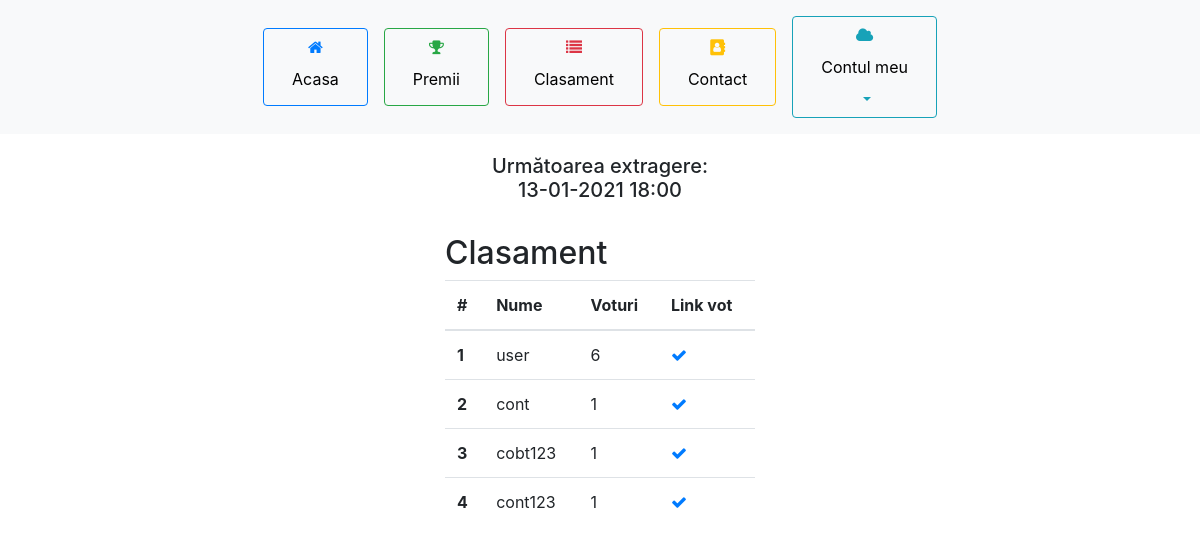
The app's page /sistem_vot/clasament.php with its own data.
### tables this page shows
CREATE TABLE `useri` (
  `id` int(11) NOT NULL,
  `user` varchar(50) NOT NULL,
  `parola` varchar(255) NOT NULL,
  `timpul_crearii` datetime DEFAULT current_timestamp()
);

### sistem_vot/config/meniu.php (called while the page is built)
<?php
$meniu = array(
        '1' => array('Acasa', 'index.php', 'fa fa-home', 'primary'),
        '2' => array('Premii', 'premii.php', 'fa fa-trophy', 'success'),
        '3' => array('Clasament', 'clasament.php', 'fa fa-list', 'danger'),
        '4' => array('Contact', 'contact.php', 'fa fa-address-book', 'warning'),
        '5' => array('Contul meu', '', 'fa fa-cloud', 'info'),
    );
?>

### sistem_vot/config/voturi.php (called while the page is built, shortened)
<?php
$urmatoarea_extragere="13-01-2021 18:00";
?>

### sistem_vot/clasament.php (the view, shortened to what this page needs)
<?php
require_once "config/conexiune-bd.php";
include 'functii.php';
include 'config/voturi.php';
$sql = "SELECT * FROM useri";
if ($stmt = mysqli_prepare($link, $sql)) {
    if (mysqli_stmt_execute($stmt)) {
        $result = $stmt->get_result();
        if ($result->num_rows > 0) {
            $voturi = array();
            while ($row = $result->fetch_assoc()) {
                $id = $row['id'];
                $user = $row['user'];
                $sql2 = "SELECT * FROM voturi WHERE user_id = ?";
                if ($stmt2 = mysqli_prepare($link, $sql2)) {
                    mysqli_stmt_bind_param($stmt2, "d", $id);
                    if (mysqli_stmt_execute($stmt2)) {
                        $result2 = $stmt2->get_result();
                        $nrVoturi = $result2->num_rows;
                    }
                }
                $vot = array('id' => $id, 'user' => $user, 'nrVoturi' => $nrVoturi);
                array_push($voturi, $vot);
            }
            $sortArray = array();
            foreach ($voturi as $vot) {
                foreach ($vot as $key => $value) {
                    if (!isset($sortArray[$key])) {
                        $sortArray[$key] = array();
                    }
                    $sortArray[$key][] = $value;
                }
            }
            $orderBy="nrVoturi";
            array_multisort($sortArray[$orderBy], SORT_DESC, $voturi);
        }
    }
}
?>
<!DOCTYPE html>
<html lang="ro">
<?php head("Clasament"); ?>
<body>
    <header>
        <?php meniu(); ?>
    </header>
<div class="d-flex justify-content-center">
<div class="wMic">
    <div class="wrapper">
        <h5 style="text-align:center;">Urm&#259;toarea extragere: <br><?php echo $urmatoarea_extragere; ?> </h5>
        <br>
        <h2>Clasament</h2>
<table class="table">
  <thead>
    <tr>
      <th scope="col">#</th>
      <th scope="col">Nume</th>
      <th scope="col">Voturi</th>
      <th scope="col">Link vot</th>
    </tr>
  </thead>
  <tbody>
<?php
$dir = substr($_SERVER['SCRIPT_NAME'],0,-13);
$votez = (!empty($_SERVER['HTTPS']) ? 'https' : 'http') . '://' . $_SERVER['HTTP_HOST'] . $dir . 'votez.php';
$i=1;
foreach ($voturi as $vot)
            {
                echo "<tr>
                        <th scope=row>".$i++."</th>
                        <td>".$vot['user']."</td>
                        <td>".$vot['nrVoturi']."</td>
                        <td><a href=".$votez."?id=".$vot['id']."><i class='fa fa-check'></i></a></td>
                    </tr>";
            }
            ?>
  </tbody>
</table>
    </div>
</div>
</div>
</body>
</html>

### sistem_vot/functii.php (shortened to what this page needs)
<?php
function head($titlu){
    echo '<head>
    <meta charset="UTF-8">
    <title>'.$titlu.'</title>
    <link rel="stylesheet" href="https://maxcdn.bootstrapcdn.com/bootstrap/4.5.2/css/bootstrap.min.css">
    <link rel="stylesheet" href="https://cdnjs.cloudflare.com/ajax/libs/font-awesome/4.7.0/css/font-awesome.min.css">
    <link rel="stylesheet" href="css/style.css">
    <script src="https://ajax.googleapis.com/ajax/libs/jquery/3.5.1/jquery.min.js"></script>
    <script src="https://cdnjs.cloudflare.com/ajax/libs/popper.js/1.16.0/umd/popper.min.js"></script>
    <script src="https://maxcdn.bootstrapcdn.com/bootstrap/4.5.2/js/bootstrap.min.js"></script>
    </head>';
}
function meniu()
{
    require_once 'config/meniu.php';
    $nr_meniuri = count($meniu);
    echo '<nav class="navbar navbar-expand-lg navbar-light bg-light">
                <div class="d-flex justify-content-center collapse navbar-collapse">
      ';
    for ($i = 1; $i <= $nr_meniuri; $i++) {
        if ($meniu[$i][0]=='Contul meu') {
            echo "
        <div class='d-inline-flex p-2 btn-group'>
            <button type='button' id='dropdownMenuButton' class='btn btn-outline-" . $meniu[$i][3] . " dropdown-toggle' data-toggle='dropdown'>
                <i class='" . $meniu[$i][2] . "'></i><a class='nav-link'>" . $meniu[$i][0] . "</a>
            </buton>
";
        echo "
        </div>
        ";
        } else
        echo "
        <div class='d-inline-flex p-2'>
            <button onclick=\"window.location.href='" . $meniu[$i][1] . "'\" type='button' class='btn btn-outline-" . $meniu[$i][3] . "'>
                <i class='" . $meniu[$i][2] . "'></i><a class='nav-link'>" . $meniu[$i][0] . "</a>
            </buton>
        </div>
        ";
    }
    echo '
                </div>
            </div>
        </nav>';
}
?>

### sistem_vot/css/style.css (style rules this page uses)
.wMic { width: 350px; padding: 20px; }
.nav-link { color: black; }

### records on screen
useri: user "user", nrVoturi "6"
useri: user "cont", nrVoturi "1"
useri: user "cobt123", nrVoturi "1"
useri: user "cont123", nrVoturi "1"

### other values on screen
$meniu[$i][0] "Acasa"
$meniu[$i][0] "Premii"
$meniu[$i][0] "Clasament"
$meniu[$i][0] "Contact"
$meniu[$i][0] "Contul meu"
$urmatoarea_extragere "13-01-2021 18:00"
